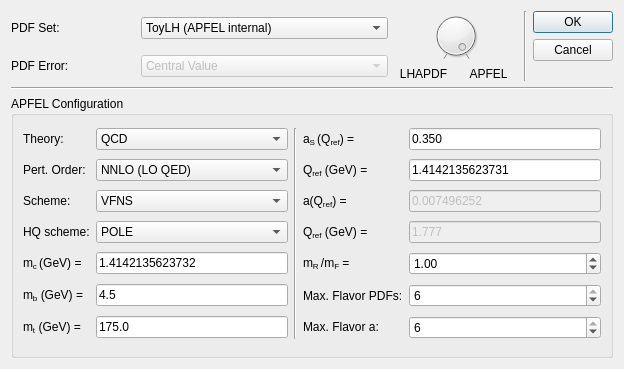
<?xml version="1.0" encoding="UTF-8"?>
<ui version="4.0">
 <class>PDFDialog</class>
 <widget class="QDialog" name="PDFDialog">
  <property name="geometry">
   <rect>
    <x>0</x>
    <y>0</y>
    <width>624</width>
    <height>369</height>
   </rect>
  </property>
  <property name="windowTitle">
   <string>Adding new PDF set</string>
  </property>
  <property name="windowIcon">
   <iconset resource="../resources/resource.qrc">
    <normaloff>:/icons/logo.png</normaloff>:/icons/logo.png</iconset>
  </property>
  <property name="styleSheet">
   <string notr="true"/>
  </property>
  <layout class="QGridLayout" name="gridLayout_2">
   <item row="1" column="0">
    <widget class="QLabel" name="label_4">
     <property name="text">
      <string>PDF Error:</string>
     </property>
    </widget>
   </item>
   <item row="0" column="5" rowspan="2">
    <widget class="QDialogButtonBox" name="buttonBox">
     <property name="orientation">
      <enum>Qt::Vertical</enum>
     </property>
     <property name="standardButtons">
      <set>QDialogButtonBox::Cancel|QDialogButtonBox::Ok</set>
     </property>
    </widget>
   </item>
   <item row="0" column="0">
    <widget class="QLabel" name="label">
     <property name="text">
      <string>PDF Set:</string>
     </property>
    </widget>
   </item>
   <item row="0" column="1" colspan="2">
    <widget class="QComboBox" name="comboPDFset">
     <item>
      <property name="text">
       <string>ToyLH (APFEL internal)</string>
      </property>
     </item>
    </widget>
   </item>
   <item row="0" column="4" rowspan="2">
    <widget class="Line" name="line_2">
     <property name="orientation">
      <enum>Qt::Vertical</enum>
     </property>
    </widget>
   </item>
   <item row="1" column="1" colspan="2">
    <widget class="QComboBox" name="comboPDFerror">
     <property name="enabled">
      <bool>false</bool>
     </property>
     <item>
      <property name="text">
       <string>Central Value</string>
      </property>
     </item>
     <item>
      <property name="text">
       <string>NNPDF (Monte Carlo)</string>
      </property>
     </item>
     <item>
      <property name="text">
       <string>MSTW/CTEQ</string>
      </property>
     </item>
     <item>
      <property name="text">
       <string>ABM</string>
      </property>
     </item>
     <item>
      <property name="text">
       <string>HERAPDF</string>
      </property>
     </item>
    </widget>
   </item>
   <item row="0" column="3" rowspan="2">
    <layout class="QGridLayout" name="gridLayout">
     <item row="1" column="1">
      <widget class="QLabel" name="label_2">
       <property name="text">
        <string>LHAPDF</string>
       </property>
       <property name="alignment">
        <set>Qt::AlignCenter</set>
       </property>
      </widget>
     </item>
     <item row="0" column="1" colspan="2">
      <widget class="QDial" name="dialDLAGP">
       <property name="minimum">
        <number>0</number>
       </property>
       <property name="maximum">
        <number>1</number>
       </property>
       <property name="singleStep">
        <number>1</number>
       </property>
       <property name="pageStep">
        <number>0</number>
       </property>
       <property name="value">
        <number>1</number>
       </property>
       <property name="sliderPosition">
        <number>1</number>
       </property>
       <property name="tracking">
        <bool>true</bool>
       </property>
       <property name="orientation">
        <enum>Qt::Horizontal</enum>
       </property>
       <property name="invertedAppearance">
        <bool>false</bool>
       </property>
       <property name="invertedControls">
        <bool>false</bool>
       </property>
       <property name="wrapping">
        <bool>false</bool>
       </property>
       <property name="notchesVisible">
        <bool>true</bool>
       </property>
      </widget>
     </item>
     <item row="1" column="2">
      <widget class="QLabel" name="label_3">
       <property name="text">
        <string>APFEL</string>
       </property>
       <property name="alignment">
        <set>Qt::AlignCenter</set>
       </property>
      </widget>
     </item>
    </layout>
   </item>
   <item row="2" column="0" colspan="6">
    <widget class="Line" name="line">
     <property name="orientation">
      <enum>Qt::Horizontal</enum>
     </property>
    </widget>
   </item>
   <item row="3" column="0" colspan="6">
    <widget class="QGroupBox" name="groupBox">
     <property name="enabled">
      <bool>true</bool>
     </property>
     <property name="title">
      <string>APFEL Configuration</string>
     </property>
     <layout class="QGridLayout" name="gridLayout_3">
      <item row="0" column="0">
       <widget class="QLabel" name="label_5">
        <property name="text">
         <string>Theory:</string>
        </property>
       </widget>
      </item>
      <item row="0" column="1">
       <widget class="QComboBox" name="comboBox_theory">
        <item>
         <property name="text">
          <string>QCD</string>
         </property>
        </item>
        <item>
         <property name="text">
          <string>QED</string>
         </property>
        </item>
        <item>
         <property name="text">
          <string>QECDP</string>
         </property>
        </item>
        <item>
         <property name="text">
          <string>QCEDP</string>
         </property>
        </item>
        <item>
         <property name="text">
          <string>QavDP</string>
         </property>
        </item>
        <item>
         <property name="text">
          <string>QECDS</string>
         </property>
        </item>
        <item>
         <property name="text">
          <string>QCEDS</string>
         </property>
        </item>
        <item>
         <property name="text">
          <string>QavDS</string>
         </property>
        </item>
       </widget>
      </item>
      <item row="0" column="2" rowspan="7">
       <widget class="Line" name="line_3">
        <property name="orientation">
         <enum>Qt::Vertical</enum>
        </property>
       </widget>
      </item>
      <item row="0" column="3">
       <widget class="QLabel" name="label_16">
        <property name="text">
         <string>&lt;html&gt;&lt;head/&gt;&lt;body&gt;&lt;p&gt;&lt;span style=&quot; font-family:'Symbol';&quot;&gt;a&lt;/span&gt;&lt;span style=&quot; vertical-align:sub;&quot;&gt;S &lt;/span&gt;(Q&lt;span style=&quot; vertical-align:sub;&quot;&gt;ref&lt;/span&gt;) =&lt;/p&gt;&lt;/body&gt;&lt;/html&gt;</string>
        </property>
       </widget>
      </item>
      <item row="0" column="4">
       <widget class="QLineEdit" name="lineEdit_as">
        <property name="text">
         <string>0.350</string>
        </property>
       </widget>
      </item>
      <item row="1" column="0">
       <widget class="QLabel" name="label_8">
        <property name="text">
         <string>Pert. Order:</string>
        </property>
       </widget>
      </item>
      <item row="1" column="1">
       <widget class="QComboBox" name="comboBox_ptord">
        <property name="currentIndex">
         <number>2</number>
        </property>
        <item>
         <property name="text">
          <string>LO (LO QED)</string>
         </property>
        </item>
        <item>
         <property name="text">
          <string>NLO (LO QED)</string>
         </property>
        </item>
        <item>
         <property name="text">
          <string>NNLO (LO QED)</string>
         </property>
        </item>
       </widget>
      </item>
      <item row="1" column="3">
       <widget class="QLabel" name="label_17">
        <property name="text">
         <string>&lt;html&gt;&lt;head/&gt;&lt;body&gt;&lt;p&gt;Q&lt;span style=&quot; vertical-align:sub;&quot;&gt;ref&lt;/span&gt; (GeV) =&lt;/p&gt;&lt;/body&gt;&lt;/html&gt;</string>
        </property>
       </widget>
      </item>
      <item row="1" column="4">
       <widget class="QLineEdit" name="lineEdit_Qas">
        <property name="enabled">
         <bool>true</bool>
        </property>
        <property name="text">
         <string>1.4142135623731</string>
        </property>
       </widget>
      </item>
      <item row="2" column="0">
       <widget class="QLabel" name="label_6">
        <property name="text">
         <string>Scheme:</string>
        </property>
       </widget>
      </item>
      <item row="2" column="1">
       <widget class="QComboBox" name="comboBox_scheme">
        <item>
         <property name="text">
          <string>VFNS</string>
         </property>
        </item>
        <item>
         <property name="text">
          <string>FFNS, 3 flavors</string>
         </property>
        </item>
        <item>
         <property name="text">
          <string>FFNS, 4 flavors</string>
         </property>
        </item>
        <item>
         <property name="text">
          <string>FFNS, 5 flavors</string>
         </property>
        </item>
        <item>
         <property name="text">
          <string>FFNS, 6 flavors</string>
         </property>
        </item>
       </widget>
      </item>
      <item row="2" column="3">
       <widget class="QLabel" name="label_18">
        <property name="text">
         <string>&lt;html&gt;&lt;head/&gt;&lt;body&gt;&lt;p&gt;&lt;span style=&quot; font-family:'Symbol';&quot;&gt;a&lt;/span&gt;&lt;span style=&quot; vertical-align:sub;&quot;/&gt;(Q&lt;span style=&quot; vertical-align:sub;&quot;&gt;ref&lt;/span&gt;) =&lt;/p&gt;&lt;/body&gt;&lt;/html&gt;</string>
        </property>
       </widget>
      </item>
      <item row="2" column="4">
       <widget class="QLineEdit" name="lineEdit_a">
        <property name="enabled">
         <bool>false</bool>
        </property>
        <property name="text">
         <string>0.007496252</string>
        </property>
       </widget>
      </item>
      <item row="3" column="0">
       <widget class="QLabel" name="label_7">
        <property name="text">
         <string>HQ scheme:</string>
        </property>
       </widget>
      </item>
      <item row="3" column="1">
       <widget class="QComboBox" name="comboBox_hqscheme">
        <property name="enabled">
         <bool>true</bool>
        </property>
        <item>
         <property name="text">
          <string>POLE</string>
         </property>
        </item>
        <item>
         <property name="text">
          <string>MSbar</string>
         </property>
        </item>
       </widget>
      </item>
      <item row="3" column="3">
       <widget class="QLabel" name="label_19">
        <property name="text">
         <string>&lt;html&gt;&lt;head/&gt;&lt;body&gt;&lt;p&gt;Q&lt;span style=&quot; vertical-align:sub;&quot;&gt;ref&lt;/span&gt; (GeV) =&lt;/p&gt;&lt;/body&gt;&lt;/html&gt;</string>
        </property>
       </widget>
      </item>
      <item row="3" column="4">
       <widget class="QLineEdit" name="lineEdit_Qa">
        <property name="enabled">
         <bool>false</bool>
        </property>
        <property name="text">
         <string>1.777</string>
        </property>
       </widget>
      </item>
      <item row="4" column="0">
       <widget class="QLabel" name="label_20">
        <property name="text">
         <string>&lt;html&gt;&lt;head/&gt;&lt;body&gt;&lt;p&gt;m&lt;span style=&quot; vertical-align:sub;&quot;&gt;c &lt;/span&gt; (GeV) =&lt;/p&gt;&lt;/body&gt;&lt;/html&gt;</string>
        </property>
       </widget>
      </item>
      <item row="4" column="1">
       <widget class="QLineEdit" name="lineEdit_mc">
        <property name="inputMethodHints">
         <set>Qt::ImhDigitsOnly</set>
        </property>
        <property name="inputMask">
         <string notr="true"/>
        </property>
        <property name="text">
         <string>1.4142135623732</string>
        </property>
        <property name="alignment">
         <set>Qt::AlignLeading|Qt::AlignLeft|Qt::AlignVCenter</set>
        </property>
       </widget>
      </item>
      <item row="4" column="3">
       <widget class="QLabel" name="label_23">
        <property name="text">
         <string>&lt;html&gt;&lt;head/&gt;&lt;body&gt;&lt;p&gt;&lt;span style=&quot; font-family:'Symbol';&quot;&gt;m&lt;/span&gt;&lt;span style=&quot; vertical-align:sub;&quot;&gt;R &lt;/span&gt;/&lt;span style=&quot; vertical-align:sub;&quot;/&gt;&lt;span style=&quot; font-family:'Symbol';&quot;&gt;m&lt;/span&gt;&lt;span style=&quot; vertical-align:sub;&quot;&gt;F&lt;/span&gt; =&lt;/p&gt;&lt;/body&gt;&lt;/html&gt;</string>
        </property>
       </widget>
      </item>
      <item row="4" column="4">
       <widget class="QDoubleSpinBox" name="doubleSpinBox_murmuf">
        <property name="value">
         <double>1.000000000000000</double>
        </property>
       </widget>
      </item>
      <item row="5" column="0">
       <widget class="QLabel" name="label_21">
        <property name="text">
         <string>&lt;html&gt;&lt;head/&gt;&lt;body&gt;&lt;p&gt;m&lt;span style=&quot; vertical-align:sub;&quot;&gt;b&lt;/span&gt; (GeV) =&lt;/p&gt;&lt;/body&gt;&lt;/html&gt;</string>
        </property>
       </widget>
      </item>
      <item row="5" column="1">
       <widget class="QLineEdit" name="lineEdit_mb">
        <property name="text">
         <string>4.5</string>
        </property>
       </widget>
      </item>
      <item row="5" column="3">
       <widget class="QLabel" name="label_24">
        <property name="text">
         <string>Max. Flavor PDFs:</string>
        </property>
       </widget>
      </item>
      <item row="5" column="4">
       <widget class="QSpinBox" name="spinBox_maxpdf">
        <property name="minimum">
         <number>3</number>
        </property>
        <property name="maximum">
         <number>6</number>
        </property>
        <property name="value">
         <number>6</number>
        </property>
       </widget>
      </item>
      <item row="6" column="0">
       <widget class="QLabel" name="label_22">
        <property name="text">
         <string>&lt;html&gt;&lt;head/&gt;&lt;body&gt;&lt;p&gt;m&lt;span style=&quot; vertical-align:sub;&quot;&gt;t&lt;/span&gt; (GeV) =&lt;/p&gt;&lt;/body&gt;&lt;/html&gt;</string>
        </property>
       </widget>
      </item>
      <item row="6" column="1">
       <widget class="QLineEdit" name="lineEdit_mt">
        <property name="text">
         <string>175.0</string>
        </property>
       </widget>
      </item>
      <item row="6" column="3">
       <widget class="QLabel" name="label_25">
        <property name="text">
         <string>&lt;html&gt;&lt;head/&gt;&lt;body&gt;&lt;p&gt;Max. Flavor &lt;span style=&quot; font-family:'Symbol';&quot;&gt;a:&lt;/span&gt;&lt;/p&gt;&lt;/body&gt;&lt;/html&gt;</string>
        </property>
       </widget>
      </item>
      <item row="6" column="4">
       <widget class="QSpinBox" name="spinBox_maxa">
        <property name="enabled">
         <bool>true</bool>
        </property>
        <property name="minimum">
         <number>3</number>
        </property>
        <property name="maximum">
         <number>6</number>
        </property>
        <property name="value">
         <number>6</number>
        </property>
       </widget>
      </item>
     </layout>
     <zorder>lineEdit_Qas</zorder>
     <zorder>comboBox_scheme</zorder>
     <zorder>line_3</zorder>
     <zorder>lineEdit_as</zorder>
     <zorder>label_5</zorder>
     <zorder>label_17</zorder>
     <zorder>label_6</zorder>
     <zorder>comboBox_ptord</zorder>
     <zorder>comboBox_theory</zorder>
     <zorder>label_8</zorder>
     <zorder>label_16</zorder>
     <zorder>label_18</zorder>
     <zorder>lineEdit_a</zorder>
     <zorder>comboBox_hqscheme</zorder>
     <zorder>label_7</zorder>
     <zorder>label_19</zorder>
     <zorder>lineEdit_Qa</zorder>
     <zorder>lineEdit_mc</zorder>
     <zorder>doubleSpinBox_murmuf</zorder>
     <zorder>label_20</zorder>
     <zorder>label_23</zorder>
     <zorder>lineEdit_mb</zorder>
     <zorder>spinBox_maxpdf</zorder>
     <zorder>label_24</zorder>
     <zorder>label_21</zorder>
     <zorder>spinBox_maxa</zorder>
     <zorder>lineEdit_mt</zorder>
     <zorder>label_25</zorder>
     <zorder>label_22</zorder>
    </widget>
   </item>
  </layout>
 </widget>
 <resources>
  <include location="../resources/resource.qrc"/>
 </resources>
 <connections>
  <connection>
   <sender>buttonBox</sender>
   <signal>accepted()</signal>
   <receiver>PDFDialog</receiver>
   <slot>accept()</slot>
   <hints>
    <hint type="sourcelabel">
     <x>248</x>
     <y>254</y>
    </hint>
    <hint type="destinationlabel">
     <x>157</x>
     <y>272</y>
    </hint>
   </hints>
  </connection>
  <connection>
   <sender>buttonBox</sender>
   <signal>rejected()</signal>
   <receiver>PDFDialog</receiver>
   <slot>reject()</slot>
   <hints>
    <hint type="sourcelabel">
     <x>316</x>
     <y>260</y>
    </hint>
    <hint type="destinationlabel">
     <x>286</x>
     <y>272</y>
    </hint>
   </hints>
  </connection>
 </connections>
</ui>
